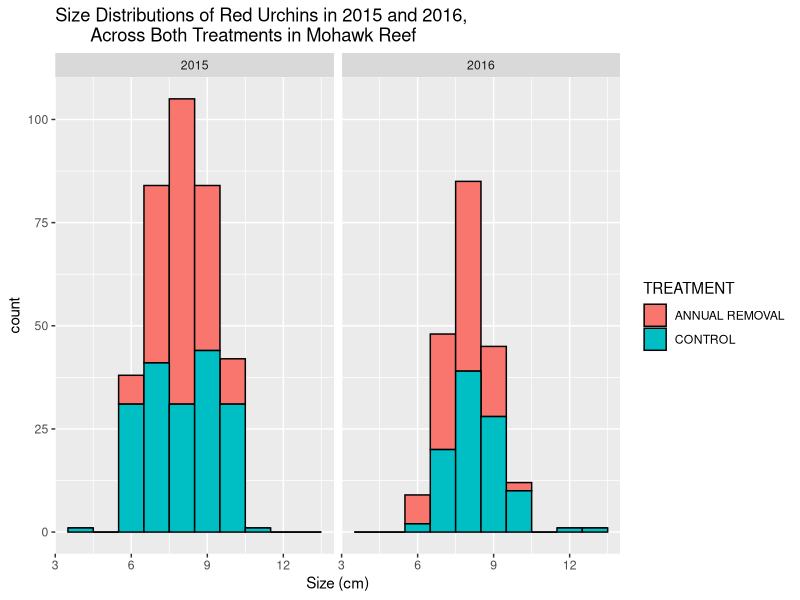

The R source for this figure:
## ---- chunk 1
#load packages
library(here)
library(tidyverse)
library(dplyr)
library(vcdExtra)

#load in data set
urchin_data <- read.csv(here('Data/Raw/urchins.csv'))
## ---- chunk 2
#trim dataframe
urchin_data <- urchin_data %>%
  select(YEAR, MONTH, SITE, TREATMENT, SIZE, COUNT, COMMON_NAME)
  
#filter dataframe
red_urchin_data <- urchin_data %>% 
  filter(SITE == 'MOHK' & 
           COMMON_NAME == 'Red Urchin' & 
           YEAR >=2015 & YEAR <= 2016)

#convert to record of individual observations
red_urchin_data <- expand.dft(red_urchin_data, freq = 'COUNT')

#filter and convert dataframe for purple urchins for later (question 2.b.)
purple_urchin_data <- urchin_data %>% 
  filter(SITE == 'MOHK' & 
           COMMON_NAME == 'Purple Urchin' & 
           YEAR >=2015 & YEAR <= 2016)

purple_urchin_data <- expand.dft(purple_urchin_data, freq = 'COUNT')

## ---- chunk 3
#create histogram
fig1 <- ggplot(red_urchin_data, aes(x = SIZE, fill = TREATMENT)) +
  geom_histogram(bins = 39, binwidth = 1, color = 'black') +
  facet_wrap(~YEAR) +
  labs(title = 'Size Distributions of Red Urchins in 2015 and 2016,
       Across Both Treatments in Mohawk Reef',
       x = 'Size (cm)')
fig1
## ---- chunk 4
red_urchin_test <-t.test(red_urchin_data$SIZE,
                         subset = red_urchin_data$YEAR == 2015)
red_urchin_test
## ---- chunk 5
purple_urchin_test <- t.test(purple_urchin_data$SIZE,
                             subset = purple_urchin_data$YEAR ==2016)
purple_urchin_test
## ---- chunk 6
#Null Hypothesis: the mean red urchin size is 9cm
#Alternative hypothesis: the mean red urchin size is not 9cm

#one-sample t-test for 2015
urchin_ttest_15 <- t.test(red_urchin_data$SIZE,
                         subset = red_urchin_data$YEAR==2015,
                         mu = 9,
                         alternative = 'two.sided')
urchin_ttest_15

#one-sample t-test for 2016
urchin_ttest_16 <- t.test(red_urchin_data$SIZE,
                         subset = red_urchin_data$YEAR==2016,
                         mu = 9,
                         alternative = 'two.sided')
urchin_ttest_16
## ---- chunk 7
#Prepare data for test:

#1. Create a dataset for Control 2015
red_urchin_C15_data <- red_urchin_data %>%
  filter(TREATMENT == 'CONTROL'&
         YEAR == 2015)

#2. Create dataset for Annual Removal 2015
red_urchin_AR15_data <- red_urchin_data %>%
  filter(TREATMENT == 'ANNUAL REMOVAL'&
         YEAR == 2015)

#3. Test for equal variances in 2015
var.test(x = red_urchin_C15_data$SIZE,
         y = red_urchin_AR15_data$SIZE)
#Result: variances are not equal

#1.Create a dataset for Control 2016
red_urchin_C16_data <- red_urchin_data %>%
  filter(TREATMENT == 'CONTROL'&
         YEAR == 2016)

#2,Create dataset for Annual Removal 2016
red_urchin_AR16_data <- red_urchin_data %>%
  filter(TREATMENT == 'ANNUAL REMOVAL'&
         YEAR == 2016)

#3. Test for equal variances in 2016
var.test(x = red_urchin_C16_data$SIZE,
         y = red_urchin_AR16_data$SIZE)
#Result: variances are not equal

#Perform 2-sample t-test:

#Null Hypothesis: the mean red urchin size is not significantly different
#between the two treatments
#Alternative Hypothesis: the mean red urchin size is significantly different
#between the two treatments

#2-sample t-test for 2015
urchin_2ttest_15 <- t.test(red_urchin_C15_data$SIZE,
                           red_urchin_AR15_data$SIZE)

urchin_2ttest_15

#2-sample t-test for 2016
urchin_2ttest_16 <- t.test(red_urchin_C16_data$SIZE,
                           red_urchin_AR16_data$SIZE)

urchin_2ttest_16
## ---- chunk 8
#First test for equal variances
var.test(x = red_urchin_C15_data$SIZE,
         y = red_urchin_C16_data$SIZE)
#Result: variances are not equal

#2-sample t-test for control data:

#Null Hypothesis: The mean red urchin size in the control group is not significantly
#different between 2015 and 2016
#Alternative Hypothesis: The mean red urchin size in the control group
#is significantly different between 2015 and 2016

urchin_2ttest_C <- t.test(red_urchin_C15_data$SIZE,
                          red_urchin_C16_data$SIZE)
urchin_2ttest_C
